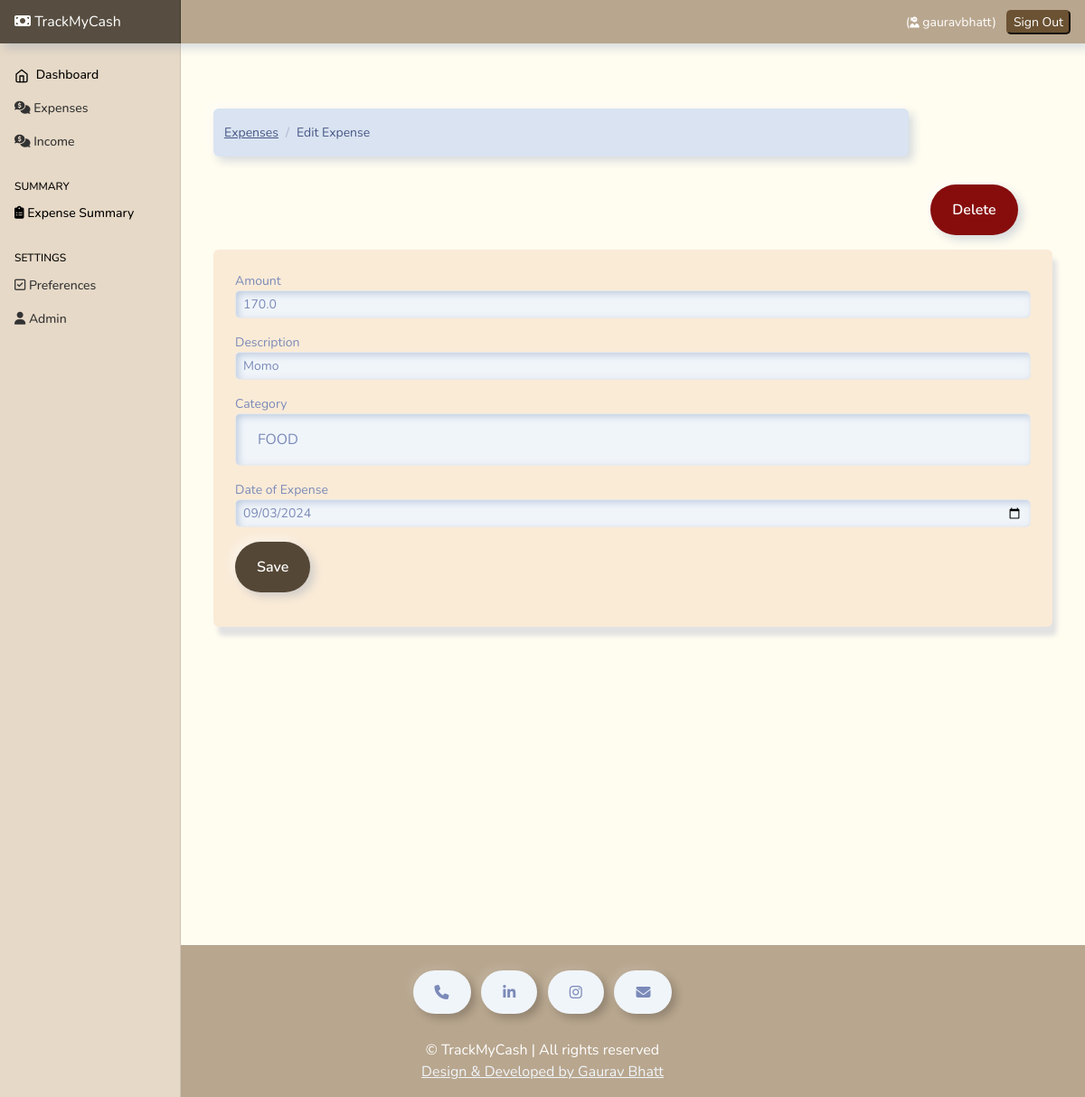
The page /expense-edit/19 (signed in) on the database its author committed.
### Expenses/models.py (models this page shows, shortened)
class Expense(models.Model):
    amount=models.FloatField()
    date=models.DateField(default=now)
    description=models.TextField()
    owner=models.ForeignKey(to=User , on_delete=models.CASCADE)
    category=models.CharField( max_length=250)
    class Meta:
        ordering:['-date']

### Expenses/views.py (the view, shortened to what this page needs)
# urls.py: path('expense-edit/<int:id>' , views.expense_edit, name="expense-edit"),
@login_required(login_url='/authentication/login')
def expense_edit(request, id):
    expense = Expense.objects.get(pk=id)
    categories = Category.objects.all()
    context = {
        'expense': expense,
        'values': expense,
        'categories': categories
    }
    if request.method == 'GET':
        return render(request, 'expenses/edit-expense.html', context)

### templates/expenses/edit-expense.html (shortened to what this page needs)
{% extends 'base.html' %}
{% block content %}
<div class="container mt-4">
  <div class="row">
    <div class="col-md-10">
      <nav aria-label="breadcrumb">
        <ol class="breadcrumb">
          <li class="breadcrumb-item">
            <a href="{% url 'home'%}">Expenses</a>
          </li>
          <li class="breadcrumb-item active" aria-current="page">
            Edit Expense
          </li>
        </ol>
      </nav>
    </div>
    <div class="col-md-2 mb-3">
      <br><br><br><br>
      <a
        href="{% url 'expense-delete' expense.id %}"
        class="btn btn-danger btn-md"
        style="background-color: rgb(135, 13, 13);color:white;"
        >Delete</a
      >
    </div>
  </div>
  <div class="card" style="background-color: antiquewhite; box-shadow: 5px 10px 5px #e2e2e2;">
    <div class="card-body">
      <form action="{% url 'expense-edit' expense.id %}" method="post">
        <div class="form-group">
          <label for="">Amount</label>
          <input
            type="text"
            class="form-control form-control-sm"
            name="amount"
            value="{{values.amount}}"
            style="margin-bottom: 2vh; border: 0.5px solid rgb(233, 233, 233); border-radius: 5px;"
          />
        </div>
        <div class="form-group">
          <label for="">Description</label>
          <input
            type="text"
            class="form-control form-control-sm"
            name="description"
            value="{{values.description}}"
            style="margin-bottom: 2vh; border: 0.5px solid rgb(233, 233, 233); border-radius: 5px;"
          />
        </div>
        <div class="form-group">
          <label for="">Category</label>
          <select class="form-control" name="category"      style="margin-bottom: 2vh; border: 0.5px solid rgb(233, 233, 233); border-radius: 5px;">
            <option selected name="category" value="{{values.category}}"
              >{{values.category}}</option
            >
          </select>
        </div>
        <div class="form-group">
          <label for="">Date of Expense</label>
          <input
            type="date"
            value="{{values.date |date:'Y-m-d' }}"
            class="form-control form-control-sm"
            name="expense_date"
            style="margin-bottom: 2vh; border: 0.5px solid rgb(233, 233, 233); border-radius: 5px;"
          />
        </div>
        <input
          type="submit"
          value="Save"
          class="btn btn-primary btn-primary-sm"
          style="background-color: rgb(85, 71, 54);color:white;"
        />
      </form>
    </div>
  </div>
</div>
{% endblock %}

### templates/base.html (shortened to what this page needs)
{% load static %}
<html lang="en">
  <head>
    <link href="https://cdn.jsdelivr.net/npm/bootstrap@5.0.2/dist/css/bootstrap.min.css" rel="stylesheet">
    <link rel="stylesheet" href="https://cdnjs.cloudflare.com/ajax/libs/font-awesome/6.4.2/css/all.min.css"
 />
<link href= {% static 'css/bootstrap.min.css'%} rel="stylesheet" >
<link href= {% static 'css/main.css'%} rel="stylesheet" >
    <link href= {% static 'css/dashboard.css'%} rel="stylesheet">
  </head>
  <body style="background-color: rgb(255, 252, 240);">
<header class="navbar navbar-dark sticky-top  flex-md-nowrap p-0 shadow mb-5" style="background-color: rgb(184, 166, 142); box-shadow: 5px 10px 5px #e2e2e2; ">
  <a style="background-color: rgb(87, 78, 65);  " class="navbar-brand col-md-3 col-lg-2 me-0 px-3" href="/"><i class="fa-solid fa-money-bill"></i> TrackMyCash</a>
  <div class="navbar-nav" >
    <div class="nav-item text-nowrap">
      <ul
      class="navbar-nav px-3 "
      style="display: flex; flex-direction: row; align-items: center;"
    >
      <li class="nav-item text-nowrap mt-3 ml-2 mr-5">
        {% if user.is_authenticated %}
        <li class="nav-item text-nowrap">
          <span class="nav-link" style="color: white;">
            (<i style="font-size: 12px;" class="fa-solid fa-user-ninja"></i> {{request.user}})
          </span>
        </li>
        <a href="{% url  'logout' %}"  style="text-decoration: none;">
          <input
            class="text text-capitalize"
            type="submit"
            value="Sign out"
            style="background-color: rgb(107, 82, 51); border-radius: 5px; border-color:rgb(107, 82, 51); color: white;"
          />
        </a>
        {% endif %}
      </li>
    </ul>
    </div>
  </div>
</header>
<div class="container-fluid">
  <div class="row">
     {% include "partials/sidebar.html" %}
    <main class="col-md-9 ms-sm-auto col-lg-10 px-md-4">
     {% block content %}
     {% endblock content %}
    </main>
  </div>
</div>
<footer class="text-center" id="contact "
style="margin-top: 44vh; background-color: rgb(184, 166, 142);  color: white;">
<div class="container p-4 pb-0">
  <section class="mb-4">
    <a class="btn btn-outline-light btn-floating m-1" href="tel:7017501776" role="button"><i
        class="fa fa-phone"></i></a>
    <a class="btn btn-outline-light btn-floating m-1" href="https://www.linkedin.com/in/gaurav-bhatt-b927321a6/"
      role="button"><i class="fab fa-linkedin-in"></i></a>
    <a class="btn btn-outline-light btn-floating m-1" href="https://www.instagram.com/gaurav_04_01/"
      role="button"><i class="fab fa-instagram"></i></a>
    <a class="btn btn-outline-light btn-floating m-1" href="mailto:gauravbhatt0401@gmail.com" role="button"><i
        class="fa fa-envelope"></i></a>
  </section>
</div>
<div class="text-center pb-3" >
 <span style="font-size: 2vh;"> ©  <small id="year"></small> TrackMyCash | All rights reserved </span><br>
  <a style="font-size: 2vh;" class="text-light" href="https://gaurav-bhatt-s-portfolio.vercel.app/">Design & Developed by Gaurav Bhatt</a>
</div>
</footer>
  </body>
</html>

### static/css/dashboard.css (style rules this page uses)
body { font-size: .875rem; }
.navbar-brand { padding-top: .75rem; padding-bottom: .75rem; font-size: 1rem; background-color: rgba(0, 0, 0, .25); box-shadow: inset -1px 0 0 rgba(0, 0, 0, .25); }

### rows shown on the page
Expense: amount "170.0", description "Momo", category "FOOD", expense_date "09/03/2024"

### other values the page prints
{{ request.user }} "gauravbhatt"
